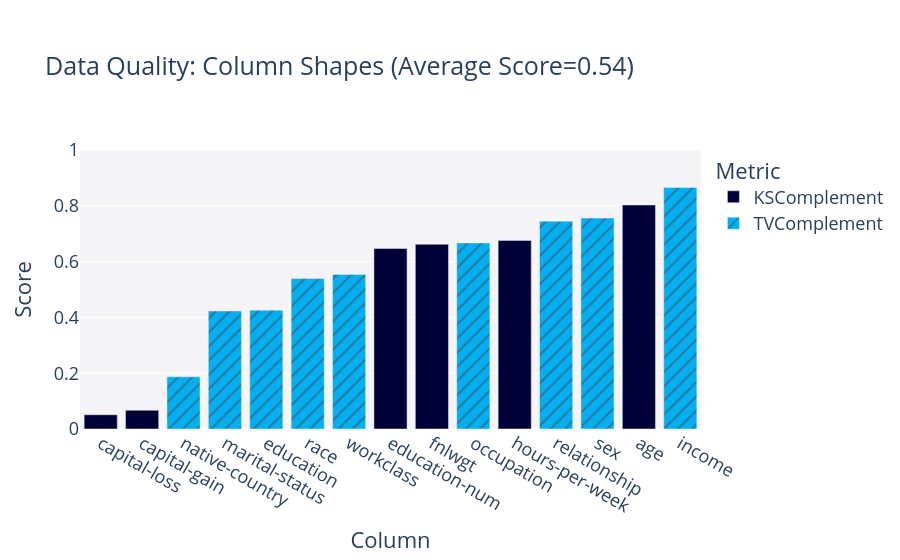

The code cell stored with this chart in its notebook:
### Markdown cell above
## Statistical similarity evaluation

### Code cell
metadata = convert_metadata_to_sdm_format(full_ds.description.schema)
quality_report = QualityReport()
quality_report.generate(train_ds.data, synth_data.data, metadata)
fig = quality_report.get_visualization(property_name='Column Shapes')
fig.show()

results_exp['Column Pair Trends'] = quality_report.get_details('Column Pair Trends').mean()['Score']
results_exp['Column Shapes'] = quality_report.get_details('Column Shapes').mean()['Score']

### Figure 1 — Plotly figure (JSON) as saved in the notebook; plotly's stock layout.template omitted (floating-point values rounded to 4 significant figures)
{"data": [{"alignmentgroup": "True", "customdata": [["KSComplement"], ["KSComplement"], ["KSComplement"], ["KSComplement"], ["KSComplement"], ["KSComplement"]], "hovertemplate": "<b>%{hovertext}</b><br><br>Metric=%{customdata[0]}<br>Score=%{y}<extra></extra>", "hovertext": ["age", "fnlwgt", "education-num", "capital-gain", "capital-loss", "hours-per-week"], "legendgroup": "KSComplement", "marker": {"color": "#000036", "pattern": {"shape": ""}}, "name": "KSComplement", "offsetgroup": "KSComplement", "orientation": "v", "showlegend": true, "textposition": "auto", "type": "bar", "x": ["age", "fnlwgt", "education-num", "capital-gain", "capital-loss", "hours-per-week"], "xaxis": "x", "y": [0.803, 0.662, 0.647, 0.067, 0.051, 0.676], "yaxis": "y"}, {"alignmentgroup": "True", "customdata": [["TVComplement"], ["TVComplement"], ["TVComplement"], ["TVComplement"], ["TVComplement"], ["TVComplement"], ["TVComplement"], ["TVComplement"], ["TVComplement"]], "hovertemplate": "<b>%{hovertext}</b><br><br>Metric=%{customdata[0]}<br>Score=%{y}<extra></extra>", "hovertext": ["workclass", "education", "marital-status", "occupation", "relationship", "race", "sex", "native-country", "income"], "legendgroup": "TVComplement", "marker": {"color": "#03AFF1", "pattern": {"shape": "/"}}, "name": "TVComplement", "offsetgroup": "TVComplement", "orientation": "v", "showlegend": true, "textposition": "auto", "type": "bar", "x": ["workclass", "education", "marital-status", "occupation", "relationship", "race", "sex", "native-country", "income"], "xaxis": "x", "y": [0.554, 0.426, 0.423, 0.667, 0.745, 0.539, 0.756, 0.187, 0.866], "yaxis": "y"}], "layout": {"barmode": "relative", "font": {"size": 18}, "legend": {"title": {"text": "Metric"}, "tracegroupgap": 0}, "margin": {"t": 150}, "plot_bgcolor": "#F5F5F8", "title": {"text": "Data Quality: Column Shapes (Average Score=0.54)"}, "xaxis": {"anchor": "y", "categoryorder": "total ascending", "domain": [0, 1], "title": {"text": "Column"}}, "yaxis": {"anchor": "x", "domain": [0, 1], "range": [0, 1], "title": {"text": "Score"}}}}
